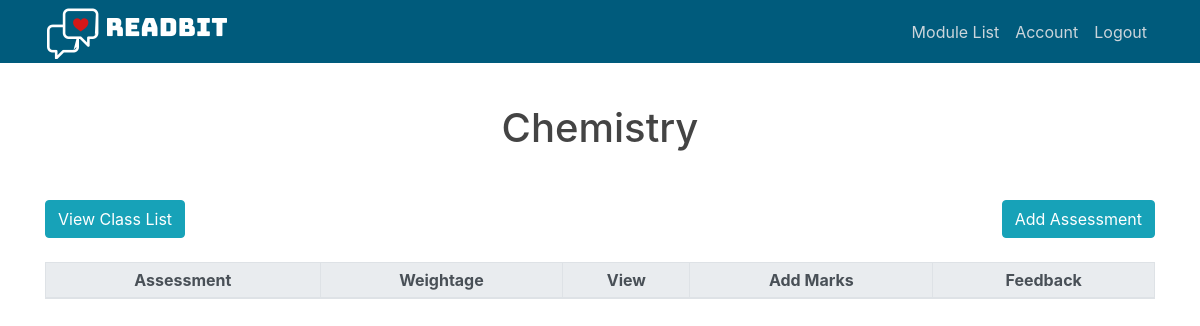
The app's page /manage_module?mod_id=5 (signed in), older data.
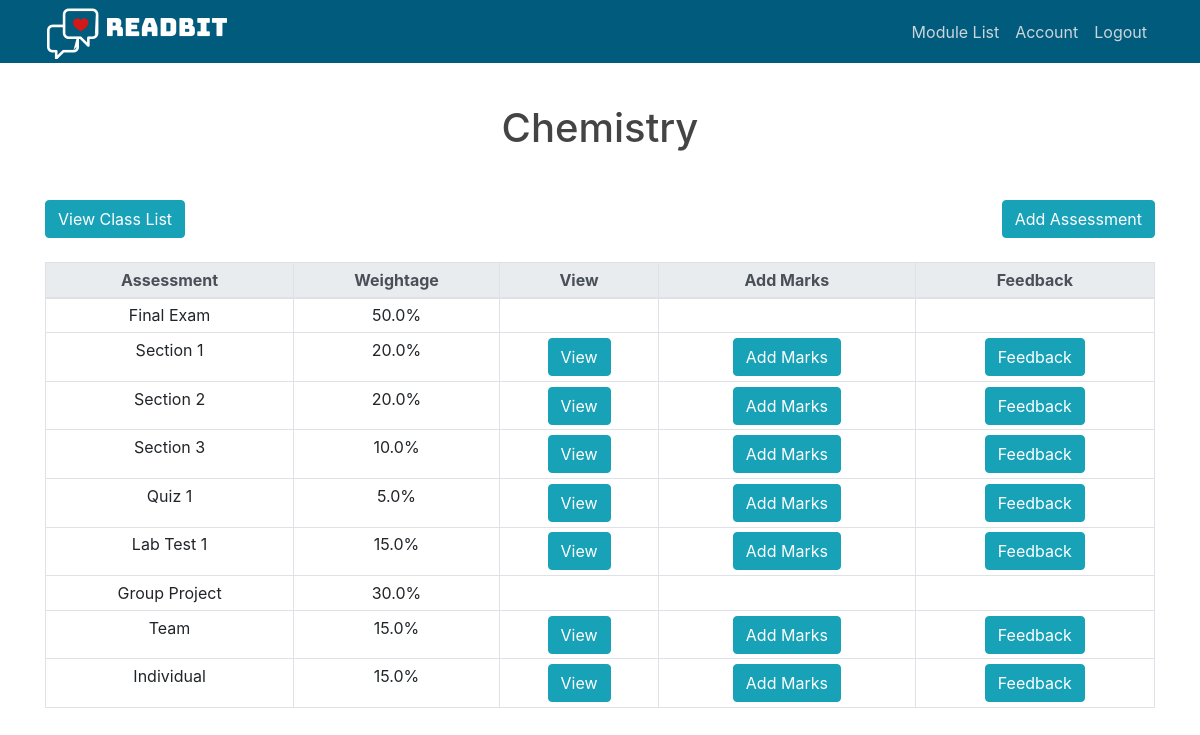
The same page, newer data.
### readbit/models.py (models this page shows, shortened)
class Module(db.Model):
    __tablename__ = 'module'
    id = db.Column(db.Integer, primary_key=True)
    mod_name = db.Column(db.String(100), unique=True, nullable=False)
    class_list = db.relationship('ModuleClass', backref='module', lazy=True)
    comp_list = db.relationship('MainComp', backref='module', lazy=True)

class Component(db.Model):
    __tablename__ = 'component'
    id = db.Column(db.Integer, primary_key=True)
    name = db.Column(db.String(100), nullable=False)
    weightage = db.Column(db.Float, nullable=False)
    type = db.Column(db.String(10), nullable=False, default='main')
    feedback_list = db.relationship('Feedback', backref='component', lazy=True)
    __mapper_args__ = {
        'polymorphic_on': type,
        'polymorphic_identity': 'component'
    }

class SubComp(Component):
    main_comp_id = db.Column(db.Integer, db.ForeignKey(MainComp.id), nullable=True)
    __mapper_args__ = {
        'polymorphic_identity': 'sub'
    }

### readbit/routes.py (the view)
@app.route('/manage_module')
def manage_module():
    if current_user.type == 'student':
            return redirect(url_for('student_dashboard'))
    if request.args.get('success'):
        flash('Component added successfully.', 'success')
    modid = request.args.get('mod_id')
    module = Module.query.filter_by(id=modid).first()
    return render_template('manage_module.html', title='Manage Module', module=module, components= module.comp_list)

### readbit/models.py (called while the page is built)
@login_manager.user_loader
def load_user(user_id):
    return User.query.get(int(user_id))

### readbit/templates/manage_module.html (shortened to what this page needs)
{% extends "layout.html" %}
{% block content %}
<link rel="stylesheet" type="text/css" href="{{ url_for('static', filename='manage_class.css') }}">
<div class="container pl-0 pr-0">
        <h1 class="text-center m-4" >{{module.mod_name}}</h1>
        <div class = "mt-5" id="manage_module_row2">
            <a href="{{ url_for('manage_class', mod_id=module.id) }}" class="btn btn-info">View Class List</a>
             <a id="add_student_btn" href="{{url_for('add_component', mod_id=module.id)}}" class="btn btn-info">Add Assessment</a>
        </div>
        </div>
        <table id="class_list_table" class="table table-bordered table-sm mt-1 ml-0 mt-4" width="100%">
          <thead class="thead-light">
            <tr class="text-center">
              <th class="th-sm">Assessment</th>
              <th class="th-sm">Weightage</th>
              <th class="th-sm">View</th>
              <th class="th-sm">Add Marks</th>
              <th class="th-sm">Feedback</th>
            </tr>
          </thead>
          <tbody>
            {% for comp in components %}
                <tr class="text-center">
                    <td>{{ comp.name }}</td>
                    <td>{{ comp.weightage }}%</td>
                    {% if comp.sub_comp_list %}
                        <td></td>
                        <td></td>
                        <td></td>
                        {% for sub in comp.sub_comp_list %}
                             <tr class="text-center">
                                <td>{{ sub.name }}</td>
                                <td>{{ sub.weightage }}%</td>
                                <td><a href="{{ url_for('view_component_scores') }}" class="btn btn-info">View</a></td>
                                <td><button id="add_student_btn" type="button" class="btn btn-info" data-toggle="modal" data-target="#add_assessment_modal">Add Marks</button></td>
                                <td><a href="{{ url_for('manage_feedback') }}" class="btn btn-info">Feedback</a></td>
                            </tr>
                        {% endfor %}
                    {% else %}
                        <td><a href="{{ url_for('view_component_scores') }}" class="btn btn-info">View</a></td>
                        <td><button id="add_student_btn" type="button" class="btn btn-info" data-toggle="modal" data-target="#add_assessment_modal">Add Marks</button></td>
                        <td><a href="{{ url_for('manage_feedback') }}" class="btn btn-info">Feedback</a></td>
                    {% endif %}
                </tr>
            {% endfor %}
          </tbody>
        </table>
{% endblock content %}

### readbit/templates/layout.html (shortened to what this page needs)
<!DOCTYPE html>
<html lang="en">
<head>
    <link rel="stylesheet" href="https://stackpath.bootstrapcdn.com/bootstrap/4.3.1/css/bootstrap.min.css">
    <link rel="stylesheet" type="text/css" href="{{ url_for('static', filename='main.css') }}">
</head>
<body>
    <header class="site-header">
      <nav class="navbar navbar-expand-md navbar-dark bg-steel fixed-top py-1 px-0">
        <div class="container">
          <a class="navbar-brand mr-4 py-0" href="{{ url_for('login') }}">
            <img src="{{ url_for('static', filename='readbit_logo.png') }}" />
          </a>
          <div class="collapse navbar-collapse" id="navbarToggle">
            <div class="navbar-nav">
                {% if current_user.is_authenticated %}
                    {% if current_user.type != 'student' %}
                    <a class="nav-item nav-link" href="{{ url_for('module_list') }}">Module List</a>
                    <a class="nav-item nav-link" href="{{ url_for('account') }}">Account</a>
                    <a class="nav-item nav-link" href="{{ url_for('logout') }}">Logout</a>
                    {% else %}
                    <a class="nav-item nav-link" href="{{ url_for('account') }}">Account</a>
                    <a class="nav-item nav-link" href="{{ url_for('logout') }}">Logout</a>
                    {% endif %}
                {% endif %}
            </div>
          </div>
        </div>
      </nav>
    </header>
    <main role="main" class="container">
            {% block content %} {% endblock %}
    </main>
</body>
</html>

### readbit/static/main.css (style rules this page uses)
body { background: #ffffff; color: #333333; margin-top: 5rem; }
h1, h2, h3, h4, h5, h6 { color: #444444; }
.bg-steel { background-color: #005b7c; }
.site-header .navbar-nav .nav-link { color: #cbd5db; }

### readbit/static/manage_class.css (style rules this page uses)
table { margin-top:50px; margin-left: 100px; margin-right: 100px; }
#manage_module_row2 { display: flex; justify-content: space-between; }

Row changes from the older to the newer data that the page shows:
added SubComp: name "Final Exam", weightage "50.0", shown under "Chemistry"
added SubComp: name "Section 1", weightage "20.0", shown under "Final Exam"
added SubComp: name "Section 2", weightage "20.0", shown under "Final Exam"
added SubComp: name "Section 3", weightage "10.0", shown under "Final Exam"
added SubComp: name "Quiz 1", weightage "5.0", shown under "Chemistry"
added SubComp: name "Lab Test 1", weightage "15.0", shown under "Chemistry"
added SubComp: name "Group Project", weightage "30.0", shown under "Chemistry"
added SubComp: name "Team", weightage "15.0", shown under "Group Project"
added SubComp: name "Individual", weightage "15.0", shown under "Group Project"
